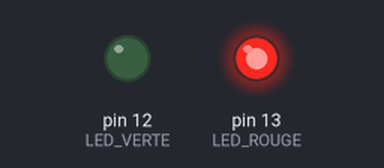
The sketch below on a simulated Arduino Uno, built with avr-gcc and run on an emulated ATmega328P. Shown: output pins drawn as LEDs (lit = HIGH).

Above: at 1.5 s.
At 4.5 s:
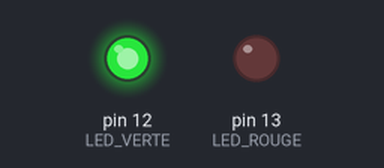
Timing chart, 0 to 7.8 s (numbered marks = the images above):
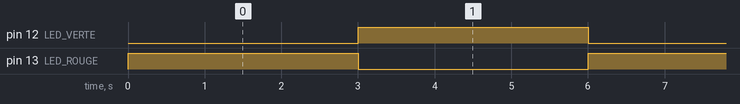

The sketch:

FeuPietons.ino
```cpp
/*
  Feu pietons
  Allume alernativement la LED rouge et la LED verte
 */

int LED_ROUGE = 13;
int LED_VERTE = 12;
int DUREE = 3000; // 3 secondes

// Cette fonction est utilisee quand on demarre l'Arduino
void setup() {
  // initialize digital pin 13 as an output.
  pinMode(LED_ROUGE, OUTPUT);
  pinMode(LED_VERTE, OUTPUT);
}

// cette fonction est appellee en boucle
void loop() {
  digitalWrite(LED_ROUGE, HIGH);   // allume la LED rouge
  digitalWrite(LED_VERTE, LOW);   // eteint la LED verte
  delay(DUREE); // attends
  digitalWrite(LED_ROUGE, LOW);   // eteint la LED rouge
  digitalWrite(LED_VERTE, HIGH);   // allume la LED verte
  delay(DUREE); // attends 1 seconde
}
```

Measured:
- by itself, pin 12 (LED_VERTE), pin 13 (LED_ROUGE): alternates HIGH for 3.0 s and LOW for 3.0 s
